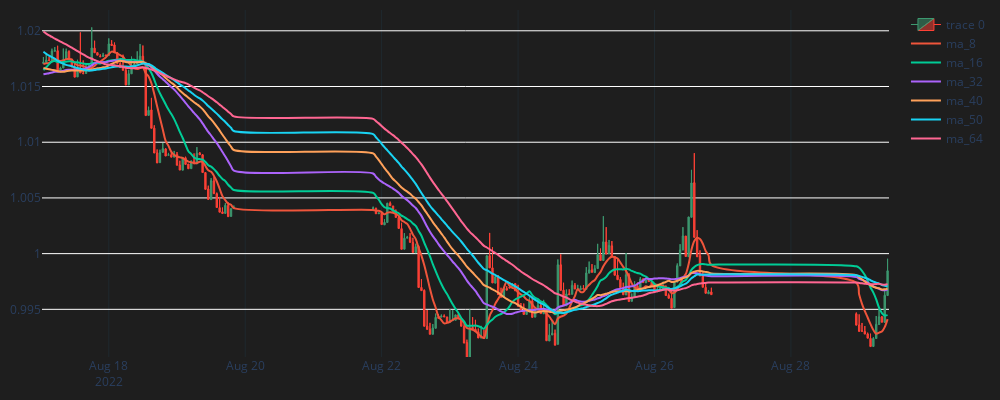

Source (notebook cell):
### Code cell
from matplotlib.widgets import RangeSlider


fig = go.Figure()
fig.add_trace(go.Candlestick(
    x=df_plot.time, open=df_plot.mid_o, high=df_plot.mid_h, low=df_plot.mid_h, close=df_plot.mid_c,
    line=dict(width=1), opacity=1
))
for ma in ma_list:
    col = f"ma_{ma}"
    fig.add_trace(go.Scatter(x=df_plot.time, y=df_plot[col], line=dict(width=2), line_shape='spline', name=col))
fig.update_layout(width=1000, height=400,
margin=dict(l=10, r=10, b=10, t=10),
paper_bgcolor="#1e1e1e", plot_bgcolor="#1e1e1e")
fig.update_xaxes(
    gridcolor="#1f292f",
    showgrid=True, fixedrange=True,rangeslider=dict(visible=False)
)
fig.show()

### Figure 1 — Plotly figure (JSON) as saved in the notebook; plotly's stock layout.template omitted (floating-point values rounded to 4 significant figures; data arrays with more than 128 entries replaced by an {"elided": "..."} marker saying what was removed)
{"data": [{"close": {"elided": "200 float values"}, "high": {"elided": "200 float values"}, "line": {"width": 1}, "low": {"elided": "200 float values"}, "opacity": 1, "open": {"elided": "200 float values"}, "type": "candlestick", "x": {"elided": "200 str values"}}, {"line": {"shape": "spline", "width": 2}, "name": "ma_8", "type": "scatter", "x": {"elided": "200 str values"}, "y": {"elided": "200 float values"}}, {"line": {"shape": "spline", "width": 2}, "name": "ma_16", "type": "scatter", "x": {"elided": "200 str values"}, "y": {"elided": "200 float values"}}, {"line": {"shape": "spline", "width": 2}, "name": "ma_32", "type": "scatter", "x": {"elided": "200 str values"}, "y": {"elided": "200 float values"}}, {"line": {"shape": "spline", "width": 2}, "name": "ma_40", "type": "scatter", "x": {"elided": "200 str values"}, "y": {"elided": "200 float values"}}, {"line": {"shape": "spline", "width": 2}, "name": "ma_50", "type": "scatter", "x": {"elided": "200 str values"}, "y": {"elided": "200 float values"}}, {"line": {"shape": "spline", "width": 2}, "name": "ma_64", "type": "scatter", "x": {"elided": "200 str values"}, "y": {"elided": "200 float values"}}], "layout": {"height": 400, "margin": {"b": 10, "l": 10, "r": 10, "t": 10}, "paper_bgcolor": "#1e1e1e", "plot_bgcolor": "#1e1e1e", "width": 1000, "xaxis": {"fixedrange": true, "gridcolor": "#1f292f", "rangeslider": {"visible": false}, "showgrid": true}}}
